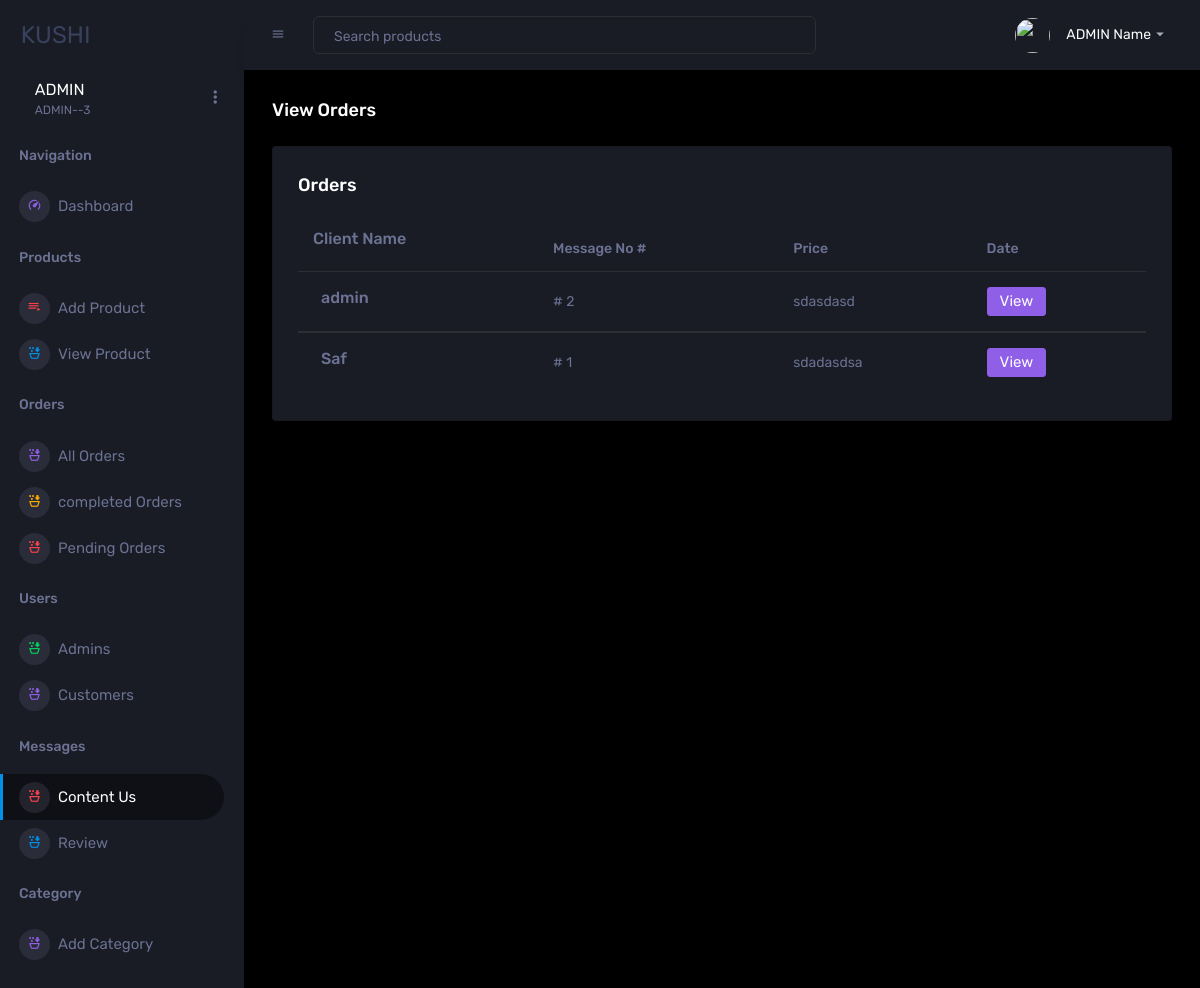
Page /admin/view_message.php on the committed database.
### tables this page shows
CREATE TABLE `messages` (
  `id` int(100) NOT NULL,
  `user_id` int(100) NOT NULL,
  `name` varchar(100) NOT NULL,
  `email` varchar(100) NOT NULL,
  `number` varchar(12) NOT NULL,
  `message` varchar(500) NOT NULL
);

### admin/view_message.php (the view, shortened to what this page needs)
<?php include('./includes/header.php'); ?>
<div class="main-panel">
    <div class="content-wrapper">
        <div class="page-header">
            <h3 class="page-title">View Orders</h3>
        </div>
        <div class="row ">
            <div class="col-12 grid-margin mh-20">
                <div class="card">
                    <div class="card-body">
                        <h4 class="card-title">Orders</h4>
                        <div class="table-responsive">
                            <table class="table table-hover">
                                <thead class="sticky"">
                                    <tr>
                                        <th>
                                            <h5> Client Name </h5>
                                        </th>
                                        <th> Message No #</th>
                                        <th> Price </th>
                                        <th> Date </th>
                                    </tr>
                                </thead>
                                <?php
                                $select_message = $conn->prepare("SELECT * FROM `messages` ORDER BY `id` DESC");
                                $select_message->execute();
                                if ($select_message->rowCount() > 0) {
                                    while ($fetch_message = $select_message->fetch(PDO::FETCH_ASSOC)) {
                                        ?>
                                        <tbody>
                                            <tr>
                                                <td>
                                                    <h5 class=" pl-2">
                                            <?= $fetch_message['name']; ?>
                                            </h5>
                                            </td>
                                            <td>
                                                #
                                                <?= $fetch_message['id']; ?>
                                            </td>
                                            <td>
                                                <?= $fetch_message['message']; ?>
                                            </td>
                                            <td>
                                                <div class="dropdown">
                                                    <button type="button" class="btn btn-info" data-toggle="modal"
                                                        data-target="#myModal<?php echo $fetch_message['id'] ?>">View</button>
                                                </div>
                                            </td>
                                            </tr>
                                            </tbody>
                                            <?php
                                    }
                                } else {
                                    echo '<p class="empty">no orders placed yet!</p>';
                                }
                                ?>
                            </table>
                        </div>
                    </div>
                </div>
            </div>
        </div>
    </div>
</div>
<?php include('./includes/footer.php'); ?>

### rows in the picture
messages: name "admin", id "2", message "sdasdasd"
messages: name "Saf", id "1", message "sdadasdsa"
